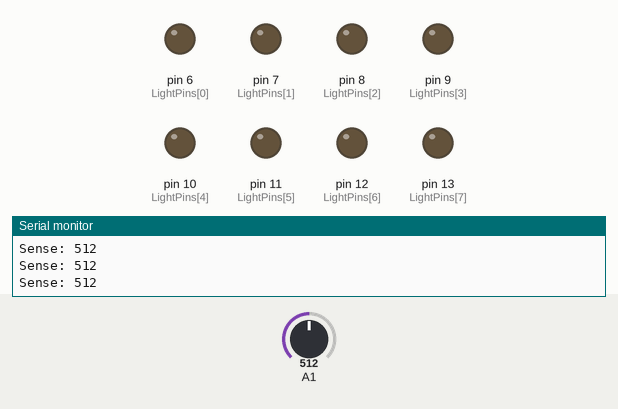
This sketch was run on a simulated Arduino Uno, built with avr-gcc and run on an emulated ATmega328P. On the bench: output pins drawn as LEDs (lit = HIGH), the last lines printed to the serial monitor. Dashed ring = blinking. Inputs (shaded band) come from the test bench; at power-on: A1 = 512.

Above: at 1.2 s.
1.3 s: A1 set to 400
2.8 s: A1 set to 373
At 3.9 s:
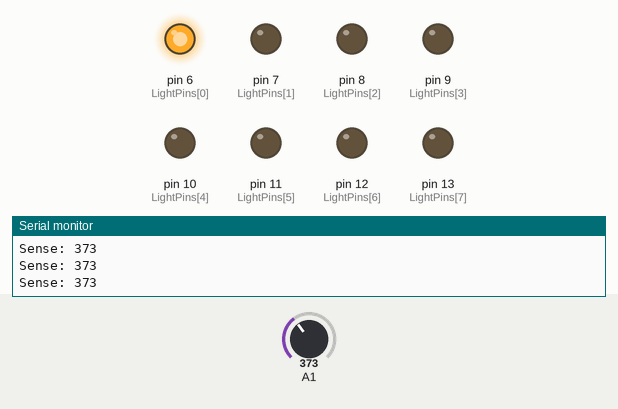
4.3 s: A1 set to 124
At 4.61 s:
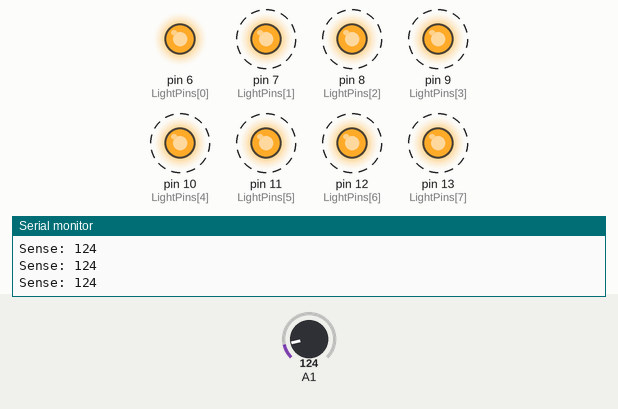
7.3 s: A1 set to 90
At 8.7 s:
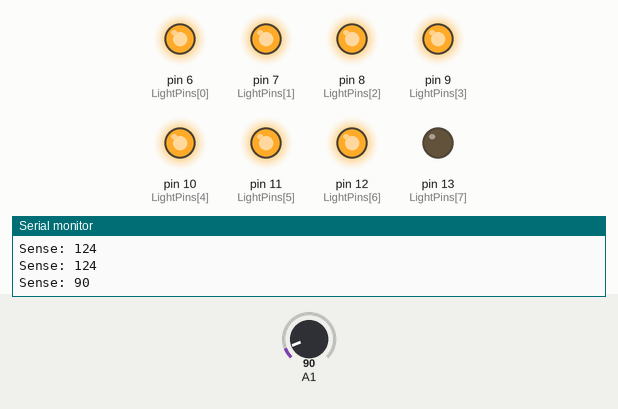
Timing chart, 0 to 9.8 s (numbered marks = the images above; inputs shaded):
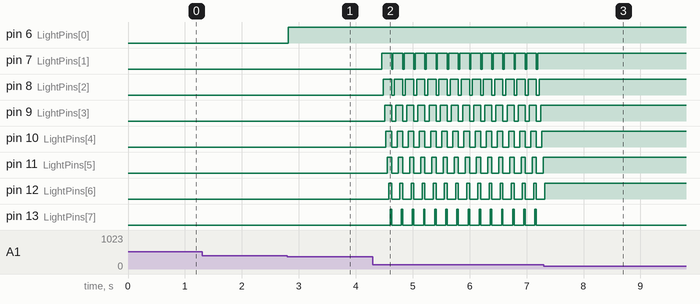

Measured:
- the behaviour switches between 390 and 389 on A1 (found by bisection; images 0 and 1)
- after the input at 2.8 s, pin 6 (LightPins[0]): LOW → HIGH at once
- after the input at 4.3 s, pin 7 (LightPins[1]): alternates HIGH for 0.17 s and LOW for 0.02 s, starting after 0.16 s; pin 8 (LightPins[2]): alternates HIGH for 0.15 s and LOW for 0.05 s, starting after 0.18 s
- after the input at 7.3 s, pin 7 (LightPins[1]), pin 8 (LightPins[2]), pin 9 (LightPins[3]), pin 10 (LightPins[4]), pin 11 (LightPins[5]): stops changing and stays HIGH; pin 12 (LightPins[6]): goes on until 7.3 s, then stays HIGH; pin 13 (LightPins[7]): stops changing and stays LOW

The sketch:

DelosReyes_Midterms.ino
```cpp
int LightPins [8] = {6, 7, 8, 9, 10, 11, 12, 13};
int state;
int speed;
int Counter = 0;
int Limiter;

void setup() {
  //Lights
  pinMode(6, OUTPUT);
  pinMode(7, OUTPUT);
  pinMode(8, OUTPUT);
  pinMode(9, OUTPUT);
  pinMode(10, OUTPUT);
  pinMode(11, OUTPUT);
  pinMode(12, OUTPUT);
  pinMode(13, OUTPUT);

  pinMode(A1, INPUT);
  Serial.begin(9600);
}

void loop() {
  state = analogRead(A1);
  Serial.print("Sense: ");
  Serial.println(state);
  if (state < 390){
    LimiterFunc();
    if (Counter >= Limiter){
      Counter = 0;
      LOff();
    }
    digitalWrite(LightPins[Counter], 1);
    Counter += 1;
    delay(analogRead(A1)-100);

  }
  else{
    LOff();
    Limiter = 0;
    Counter = 0;
  }

}

void LOff(){
  for (int j = 0; j < 8; j++){
    digitalWrite(LightPins[j], 0);
  };

}

void LimiterFunc(){
  if (state > 362 && state < 390){
    Limiter = 1;
  }
  else if (state > 324 && state < 362){
    Limiter = 2;
  }
  else if (state > 286 && state < 324){
    Limiter = 3;
  }
  else if (state > 248 && state < 286){
    Limiter = 4;
  }
  else if (state > 210 && state < 248){
    Limiter = 5;
  }
  else if (state > 172 && state < 210){
    Limiter = 6;
  }
  else if (state > 134 && state < 172){
    Limiter = 7;
  }
  else if (state > 110 && state < 134){
    Limiter = 8;
  }
  else if (state < 100){
    Limiter = 9;
  }
}
```
